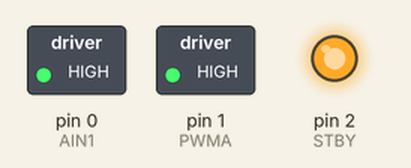
A sketch run on a simulated Arduino Uno, built with avr-gcc and run on an emulated ATmega328P. Parts: switched loads named in the sketch (green lamp = pin HIGH), output pins drawn as LEDs (lit = HIGH). Random numbers use the default seed unless the sketch sets one.

Above: at 0.1 s.
At 29.1 s:
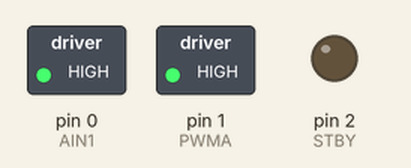
Timing chart, 0 to 35.6 s (numbered marks = the images above):
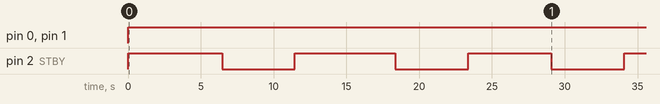

Measured:
- by itself, pin 0 (AIN1), pin 1 (PWMA): LOW → HIGH at 0.00 s
- by itself, pin 2 (STBY): goes HIGH 6.5 s, LOW 5.0 s, HIGH 6.9 s, LOW 5.0 s, HIGH 5.7 s, LOW 5.0 s, then HIGH

The sketch:

Tattoo_Marker_On_A_Short_Random_Timer.ino
```cpp
#include <Wire.h>
#include <SoftwareSerial.h>
const int rx = 3;
const int tx = 4;

SoftwareSerial mySerial(rx, tx);

long randOn = 0;

int STBY = 2; //standby

//Motor A
int PWMA = 1; //Speed control
int AIN1 = 0; //Direction
int LED = 4;


void setup() {
  pinMode(STBY, OUTPUT);
  pinMode(PWMA, OUTPUT);
  pinMode(AIN1, OUTPUT);

}

void loop() {
randOn = random (3000, 5000);    // generate ON time between 3 and 5 seconds
move(1,255,1);
delay(randOn);
LEDcode();
stop();
delay(5000);
}


void move(int motor, int speed, int direction) {
  //Move specific motor at speed and direction
  //motor: 0 for B 1 for A
  //speed: 0 is off, and 255 is full speed
  //direction: 0 clockwise, 1 counter-clockwise

  digitalWrite(STBY, HIGH); //disable standby

  boolean inPin1 = LOW;
  boolean inPin2 = HIGH;

  if (direction == 1) {
    inPin1 = HIGH;
    inPin2 = LOW;
  }

  if (motor == 1) {
    digitalWrite(AIN1, inPin1);
    analogWrite(PWMA, speed);

  }
}

void stop() {
  //enable standby
  digitalWrite(STBY, LOW);
}


void LEDcode() {
digitalWrite(4, HIGH);   // turn the LED on (HIGH is the voltage level)
delay(1000);              // wait for a second
digitalWrite(4, LOW);    // turn the LED off by making the voltage LOW
delay(250);
digitalWrite(4, HIGH);    // turn the LED off by making the voltage LOW
delay(250);
digitalWrite(4, LOW);    // turn the LED off by making the voltage LOW
delay(250);
digitalWrite(4, HIGH);    // turn the LED off by making the voltage LOW
delay(100);
digitalWrite(4, LOW);    // turn the LED off by making the voltage LOW
delay(100);
digitalWrite(4, HIGH);    // turn the LED off by making the voltage LOW
delay(100);
digitalWrite(4, LOW);    // turn the LED off by making the voltage LOW
delay(100);
digitalWrite(4, HIGH);    // turn the LED off by making the voltage LOW
delay(100);
digitalWrite(4, LOW);    // turn the LED off by making the voltage LOW
delay(100);
digitalWrite(4, HIGH);    // turn the LED off by making the voltage LOW
delay(75);
digitalWrite(4, LOW);    // turn the LED off by making the voltage LOW
delay(75);
digitalWrite(4, HIGH);    // turn the LED off by making the voltage LOW
delay(75);
digitalWrite(4, LOW);    // turn the LED off by making the voltage LOW
delay(75);
}
```
